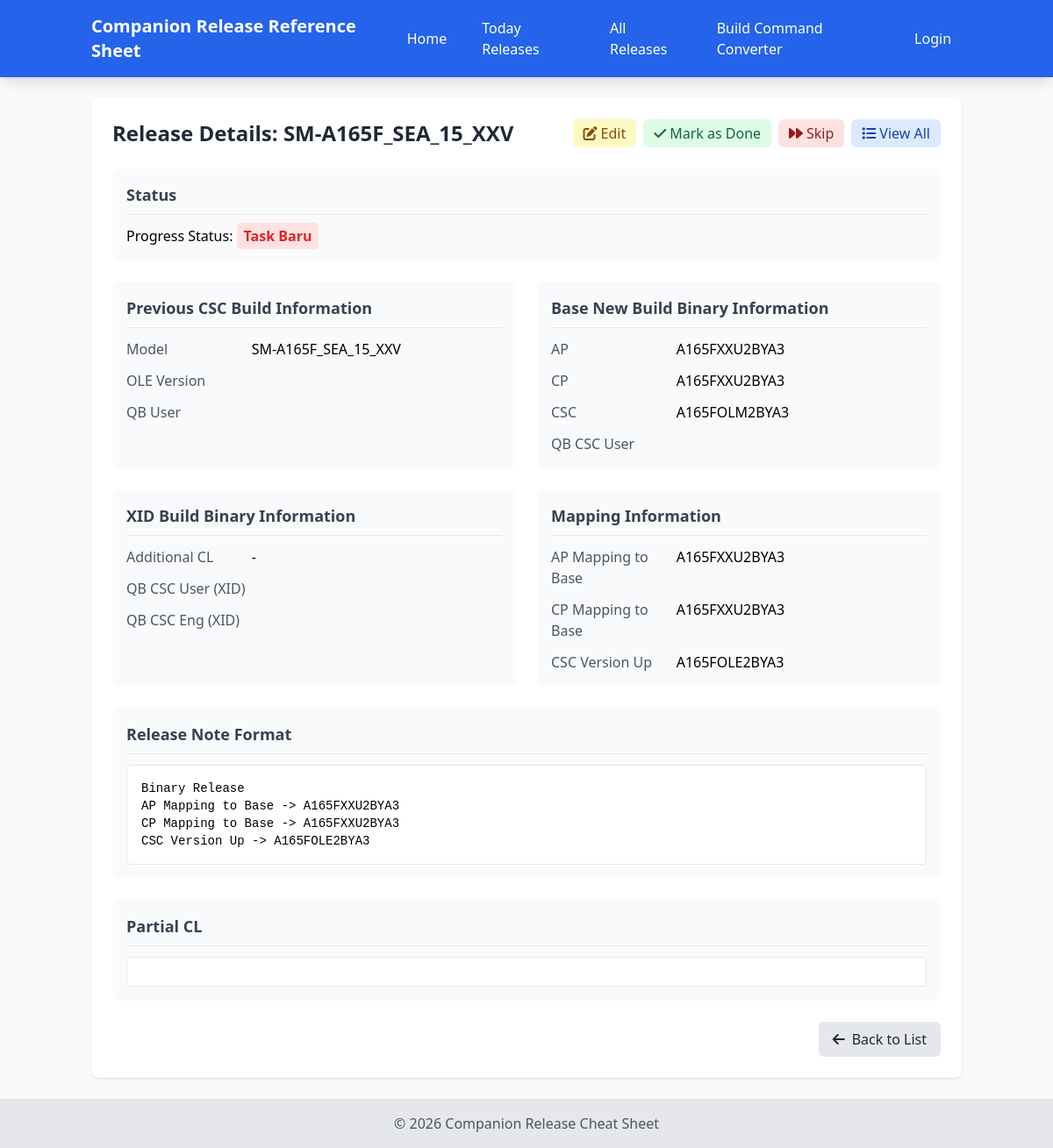
Screenshot of /view.php?id=3 with the database file from the repository.
### tables this page shows
CREATE TABLE `release_cheatsheets` (
  `id` int(11) NOT NULL,
  `model` varchar(50) NOT NULL,
  `ole_version` varchar(50) NOT NULL,
  `qb_user` varchar(50) NOT NULL,
  `oxm_olm_new_version` varchar(100) NOT NULL,
  `ap` varchar(50) NOT NULL,
  `cp` varchar(50) NOT NULL,
  `csc` varchar(50) NOT NULL,
  `qb_csc_user` varchar(50) NOT NULL,
  `additional_cl` varchar(50) DEFAULT '-',
  `new_build_xid` varchar(100) NOT NULL,
  `qb_csc_user_xid` varchar(50) NOT NULL,
  `qb_csc_eng` varchar(50) NOT NULL,
  `release_note_format` text NOT NULL,
  `ap_mapping` varchar(100) NOT NULL,
  `cp_mapping` varchar(100) NOT NULL,
  `csc_version_up` varchar(100) NOT NULL,
  `created_at` timestamp NOT NULL DEFAULT current_timestamp(),
  `updated_at` timestamp NOT NULL DEFAULT current_timestamp() ON UPDATE current_timestamp(),
  `status` varchar(100) NOT NULL,
  `pic` varchar(100) NOT NULL
);

### includes/functions.php (called while the page is built, shortened)
<?php
require_once __DIR__ . '/../config/database.php';
function getReleaseById($id) {
    global $pdo;
    $stmt = $pdo->prepare("SELECT * FROM release_cheatsheets WHERE id = ?");
    $stmt->execute([$id]);
    return $stmt->fetch(PDO::FETCH_ASSOC);
}
?>

### view.php (the view, shortened to what this page needs)
<?php
require_once __DIR__ . '/includes/functions.php';
require_once __DIR__ . '/includes/header.php';
$id = $_GET['id'] ?? null;
$release = getReleaseById($id);
if ($release['status'] === 'new' || empty($release['status'])) {
    $release = getReleaseById($id);
}
?>
<div class="bg-white shadow rounded-lg p-6">
    <div class="flex justify-between items-center mb-6">
        <h1 class="text-2xl font-bold text-gray-800">Release Details: <?php echo htmlspecialchars($release['model']); ?></h1>
        <div class="flex space-x-2">
            <a href="edit.php?id=<?php echo $release['id']; ?>" class="bg-yellow-100 hover:bg-yellow-200 text-yellow-800 px-3 py-1 rounded-md">
                <i class="fas fa-edit mr-1"></i>Edit
            </a>
            <?php if ($release['status'] !== 'done' && $release['status'] !== 'skipped'):  ?>
                <form action="update_status.php" method="POST" id="markDoneForm">
                    <button type="submit" class="bg-green-100 hover:bg-green-200 text-green-800 px-3 py-1 rounded-md">
                        <i class="fas fa-check mr-1"></i>Mark as Done
                    </button>
                </form>
                <form action="update_status.php" method="POST" id="skipForm">
                    <button type="submit" class="bg-red-100 hover:bg-red-200 text-red-800 px-3 py-1 rounded-md">
                        <i class="fas fa-forward mr-1"></i>Skip
                    </button>
                </form>
            <?php endif; ?>
            <a href="today.php" class="bg-blue-100 hover:bg-blue-200 text-blue-800 px-3 py-1 rounded-md">
                <i class="fas fa-list mr-1"></i>View All
            </a>
        </div>
    </div>
    <div class="bg-gray-50 p-4 rounded-lg mb-6">
        <h2 class="text-lg font-semibold text-gray-700 mb-3 border-b pb-2">Status</h2>
        <div>
            <span class="font-medium">Progress Status: </span>
            <?php if ($release['status'] === 'done'): ?>
                <span class="text-green-600 font-normal">Done</span>
            <?php elseif ($release['status'] === 'in_progress'): ?>
                <span class="text-yellow-600 font-normal">In Progress</span>
            <?php elseif ($release['status'] === 'skipped'): ?>
                <span class="text-red-600 font-normal">Skipped</span>
            <?php else: ?>
                <span class="text-red-600 font-bold bg-red-100 px-2 py-1 rounded">Task Baru</span>
            <?php endif; ?>
        </div>
    </div>
    <div class="grid grid-cols-1 md:grid-cols-2 gap-6 mb-6">
        <div class="bg-gray-50 p-4 rounded-lg">
            <h2 class="text-lg font-semibold text-gray-700 mb-3 border-b pb-2">Previous CSC Build Information</h2>
            <div class="space-y-3">
                <div class="grid grid-cols-3">
                    <span class="text-gray-600 font-medium">Model</span>
                    <span class="col-span-2 relative copyable cursor-pointer" data-tooltip="Click to copy"><?php echo htmlspecialchars($release['model']); ?></span>
                </div>
                <div class="grid grid-cols-3">
                    <span class="text-gray-600 font-medium">OLE Version</span>
                    <span class="col-span-2 relative copyable cursor-pointer" data-tooltip="Click to copy"><?php echo htmlspecialchars($release['ole_version']); ?></span>
                </div>
                <div class="grid grid-cols-3">
                    <span class="text-gray-600 font-medium">QB User</span>
                    <span class="col-span-2 relative copyable cursor-pointer" data-tooltip="Click to copy"><?php echo htmlspecialchars($release['qb_user']); ?></span>
                </div>
            </div>
        </div>
        <div class="bg-gray-50 p-4 rounded-lg">
            <h2 class="text-lg font-semibold text-gray-700 mb-3 border-b pb-2">Base New Build Binary Information</h2>
            <div class="space-y-3">
                <div class="grid grid-cols-3">
                    <span class="text-gray-600 font-medium">AP</span>
                    <span class="col-span-2 relative copyable cursor-pointer" data-tooltip="Click to copy"><?php echo htmlspecialchars($release['ap']); ?></span>
                </div>
                <div class="grid grid-cols-3">
                    <span class="text-gray-600 font-medium">CP</span>
                    <span class="col-span-2 relative copyable cursor-pointer" data-tooltip="Click to copy"><?php echo htmlspecialchars($release['cp']); ?></span>
                </div>
                <div class="grid grid-cols-3">
                    <span class="text-gray-600 font-medium">CSC</span>
                    <span class="col-span-2 relative copyable cursor-pointer" data-tooltip="Click to copy"><?php echo htmlspecialchars($release['csc']); ?></span>
                </div>
                <div class="grid grid-cols-3">
                    <span class="text-gray-600 font-medium">QB CSC User</span>
                    <span class="col-span-2 relative copyable cursor-pointer" data-tooltip="Click to copy"><?php echo htmlspecialchars($release['qb_csc_user']); ?></span>
                </div>
            </div>
        </div>
    </div>
    <div class="grid grid-cols-1 md:grid-cols-2 gap-6 mb-6">
        <div class="bg-gray-50 p-4 rounded-lg">
            <h2 class="text-lg font-semibold text-gray-700 mb-3 border-b pb-2">XID Build Binary Information</h2>
            <div class="space-y-3">
                <div class="grid grid-cols-3">
                    <span class="text-gray-600 font-medium">Additional CL</span>
                    <span class="col-span-2 relative copyable cursor-pointer" data-tooltip="Click to copy"><?php echo htmlspecialchars($release['additional_cl']); ?></span>
                </div>
                <div class="grid grid-cols-3">
                    <span class="text-gray-600 font-medium">QB CSC User (XID)</span>
                    <span class="col-span-2 relative copyable cursor-pointer" data-tooltip="Click to copy"><?php echo htmlspecialchars($release['qb_csc_user_xid']); ?></span>
                </div>
                <div class="grid grid-cols-3">
                    <span class="text-gray-600 font-medium">QB CSC Eng (XID)</span>
                    <span class="col-span-2 relative copyable cursor-pointer" data-tooltip="Click to copy"><?php echo htmlspecialchars($release['qb_csc_eng']); ?></span>
                </div>
            </div>
        </div>
        <div class="bg-gray-50 p-4 rounded-lg">
            <h2 class="text-lg font-semibold text-gray-700 mb-3 border-b pb-2">Mapping Information</h2>
            <div class="space-y-3">
                <div class="grid grid-cols-3">
                    <span class="text-gray-600 font-medium">AP Mapping to Base</span>
                    <span class="col-span-2 relative copyable cursor-pointer" data-tooltip="Click to copy"><?php echo htmlspecialchars($release['ap_mapping']); ?></span>
                </div>
                <div class="grid grid-cols-3">
                    <span class="text-gray-600 font-medium">CP Mapping to Base</span>
                    <span class="col-span-2 relative copyable cursor-pointer" data-tooltip="Click to copy"><?php echo htmlspecialchars($release['cp_mapping']); ?></span>
                </div>
                <div class="grid grid-cols-3">
                    <span class="text-gray-600 font-medium">CSC Version Up</span>
                    <span class="col-span-2 relative copyable cursor-pointer" data-tooltip="Click to copy"><?php echo htmlspecialchars($release['csc_version_up']); ?></span>
                </div>
            </div>
        </div>
    </div>
    <div class="bg-gray-50 p-4 rounded-lg mb-6">
        <h2 class="text-lg font-semibold text-gray-700 mb-3 border-b pb-2">Release Note Format</h2>
        <div class="bg-white p-4 rounded border border-gray-200">
            <pre class="whitespace-pre-wrap font-mono text-sm relative copyable cursor-pointer break-all" data-tooltip="Click to copy"><?php echo htmlspecialchars($release['release_note_format']); ?></pre>
        </div>
    </div>
    <div class="bg-gray-50 p-4 rounded-lg mb-6">
        <h2 class="text-lg font-semibold text-gray-700 mb-3 border-b pb-2">Partial CL</h2>
        <div class="bg-white p-4 rounded border border-gray-200">
        </div>
    </div>
    <div class="flex justify-end">
        <a href="today.php" class="bg-gray-200 hover:bg-gray-300 text-gray-800 px-4 py-2 rounded-md">
            <i class="fas fa-arrow-left mr-2"></i>Back to List
        </a>
    </div>
</div>
<?php require_once __DIR__ . '/includes/footer.php'; ?>

### includes/header.php (style rules this page uses)
html, body { height: 100%; }
body { display: flex; flex-direction: column; }

### rows the page displays
release_cheatsheets: model "SM-A165F_SEA_15_XXV", ap "A165FXXU2BYA3", cp "A165FXXU2BYA3", csc "A165FOLM2BYA3", additional_cl "-", ap_mapping "A165FXXU2BYA3", cp_mapping "A165FXXU2BYA3", csc_version_up "A165FOLE2BYA3", release_note_format "Binary Release AP Mapping to Base -> A165FXXU2BYA3 CP Mapping to Base -> A165FXXU2BYA3 CSC Version Up -> A165FOLE2BYA3"
